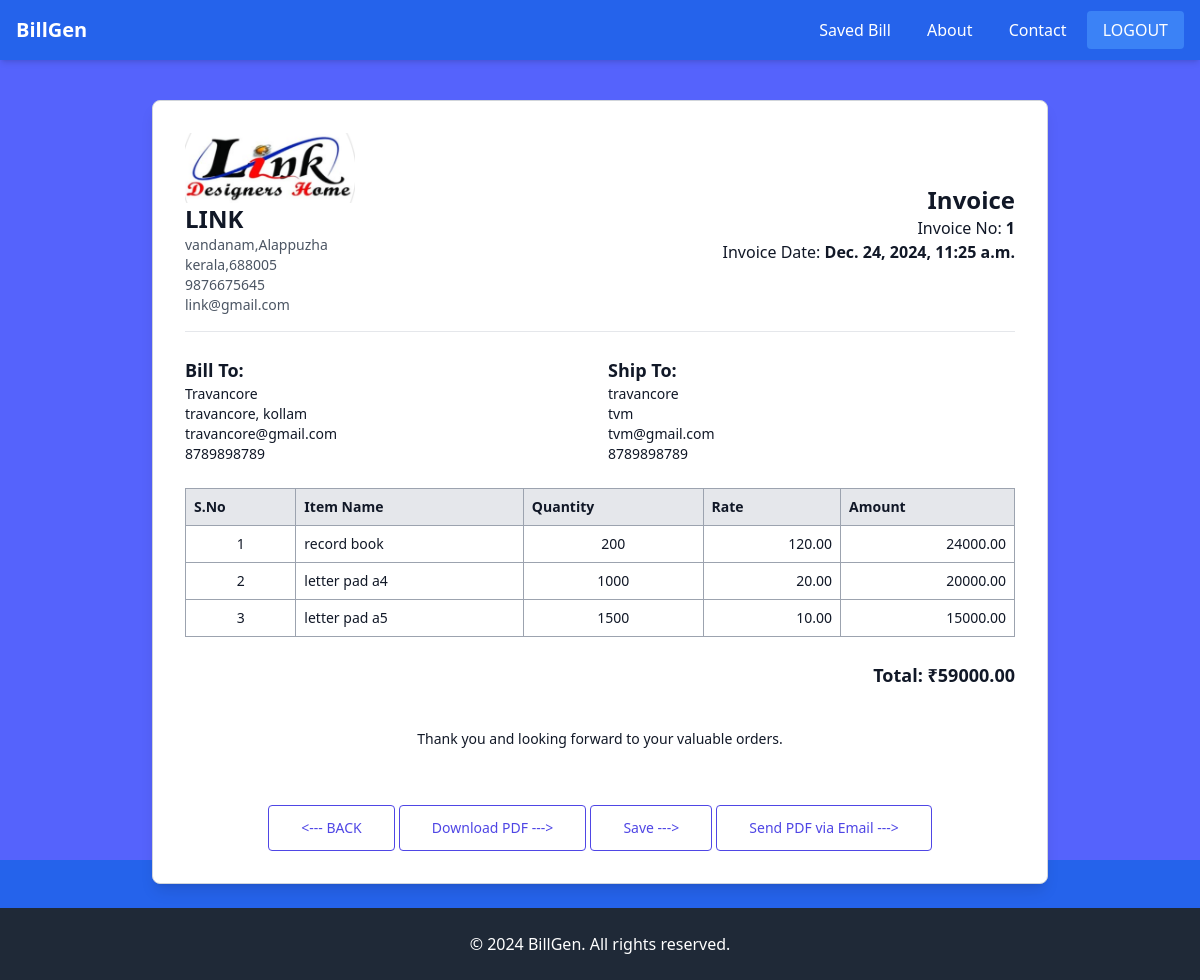
The page /invoice/1/ (signed in) on the database as committed earlier.
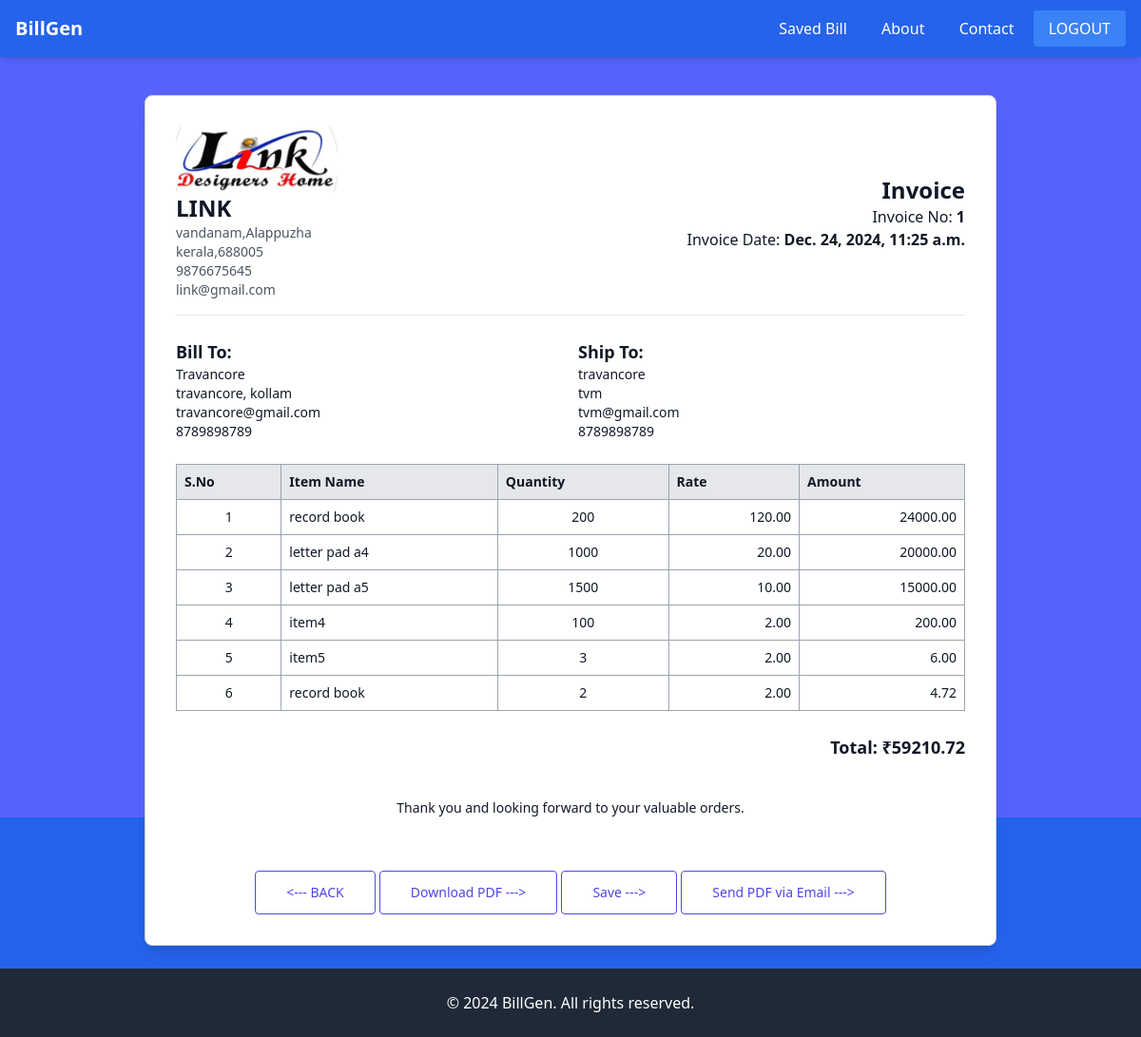
The same page on the database as committed later.
### billapp/models.py (models this page shows, shortened)
class Item(models.Model):
    items_obj = models.ForeignKey(Company, on_delete=models.CASCADE, related_name='items')  # Linking to Company
    si_no = models.PositiveIntegerField(null=True)  # Serial Number
    items = models.CharField(max_length=255)  # Item Name
    description = models.TextField(blank=True, null=True)  # Item Description
    quantity = models.PositiveIntegerField()  # Quantity of Items
    unit = models.CharField(max_length=50, choices=[
        ('pcs', 'Pieces'),
        ('kg', 'Kilograms'),
        ('ltr', 'Liters'),
        ('box', 'Box'),
        ('doz', 'Dozen'),
    ], default='pcs')  # Unit of Measurement
    rate = models.DecimalField(max_digits=10, decimal_places=2)  # Unit Rate
    discount = models.DecimalField(max_digits=5, decimal_places=2, default=0.0, help_text="Discount in %")  # Discount Percentage
    tax_option = [
        ('18', 'GST'),
        ('0', 'No Tax'),
    ]
    tax = models.CharField(max_length=50, choices=tax_option, default='None')  # Tax Type
    tax_rate = models.DecimalField(max_digits=5, decimal_places=2, default=0.0, help_text="Tax rate in %")  # Tax Rate
    stock = models.PositiveIntegerField(default=0, help_text="Current stock available")  # Stock Tracking
    amount = models.DecimalField(max_digits=12, decimal_places=2,null=True,blank=True)  # Total Amount
    created_at = models.DateTimeField(default=now, editable=False)  # Timestamp for creation
    updated_at = models.DateTimeField(auto_now=True)  # Timestamp for last update

### billapp/views.py (the view)
# urls.py: path("invoice/<int:pk>/",views.Invoice.as_view(),name="invoice"),
@method_decorator(decs, name='dispatch')
class Invoice(View):
    template_name = "invoice.html"
    def get(self, request, *args, **kwargs):
        id = kwargs.get('pk')  # Retrieve the id from the URL parameters
        comp_dtl = Company.objects.get(company_obj=request.user)
        items = Item.objects.filter(items_obj=request.user.company)
        receiver = Receiver.objects.filter(receiver_obj=request.user.company).get(id=id)
        shipto = ShipTo.objects.filter(ship_obj=request.user.company).get(id=id)
        total_amount = sum(item.amount for item in items)
        return render(request, self.template_name, {
            "data": items,
            "receiver_data": receiver,
            "shipto_data": shipto,
            "comp_dtl": comp_dtl,
            "total_amount": total_amount  # Pass the total amount to the template context
        })

### billapp/templates/invoice.html (shortened to what the changed rows need)
{%extends 'base.html'%}
{%block main_block%}
</head>
<body class=" bg-gray-100 py-10">
    <form action="{%url 'add-to-save' pk=shipto_data.id%}" method="post">
        <div class="mt-10  page max-w-4xl mx-auto bg-white p-8 shadow-lg rounded-lg border border-gray-300">
            <div class="flex justify-between items-center border-b pb-4">
                <div>
                    <h1 class="text-2xl font-bold">{{comp_dtl.company_name}}</h1>
                </div>
                <div class="text-right">
                    <h2 class="text-2xl font-bold">Invoice</h2>
                </div>
            </div>
            <table class="w-full mt-6 border border-gray-400 text-sm">
                <thead>
                    <tr class="bg-gray-200 text-left">
                        <th class="p-2 border border-gray-400">S.No</th>
                        <th class="p-2 border border-gray-400">Item Name</th>
                        <th class="p-2 border border-gray-400">Quantity</th>
                        <th class="p-2 border border-gray-400">Rate</th>
                        <th class="p-2 border border-gray-400">Amount</th>
                    </tr>
                </thead>
                <tbody>
                    {% if data %}
                    {% for item in data %}
                    <tr>
                        <td class="p-2 border border-gray-400 text-center">{{ forloop.counter }}</td>
                        <td class="p-2 border border-gray-400">{{ item.items|default:"0" }}</td>
                        <td class="p-2 border border-gray-400 text-center">{{ item.quantity|default:"0" }}</td>
                        <td class="p-2 border border-gray-400 text-right">{{ item.rate|default:"0" }}</td>
                        <td class="p-2 border border-gray-400 text-right">{{ item.amount|default:"0" }}</td>
                    </tr>
                    {% endfor %}
                    {% else %}
                    <tr>
                        <td colspan="5" class="p-2 border border-gray-400 text-center">No items available</td>
                    </tr>
                    {% endif %}
                </tbody>
            </table>
            <div class="mt-6 text-right">
                <p class="text-lg font-semibold">Total: ₹{{ total_amount|default:"0" }}</p>
            </div>
        </div>
    </form>
</body>
{%endblock%}

Rows that differ between the two databases and show on the page:
added Item: items "item4", quantity "100", rate "2.00", amount "200.00"
added Item: items "item5", quantity "3", rate "2.00", amount "6.00"
added Item: items "record book", quantity "2", rate "2.00", amount "4.72"
Other text that changed with them:
{{ total_amount|default:"0" }}: "59000.00" → "59210.72"
